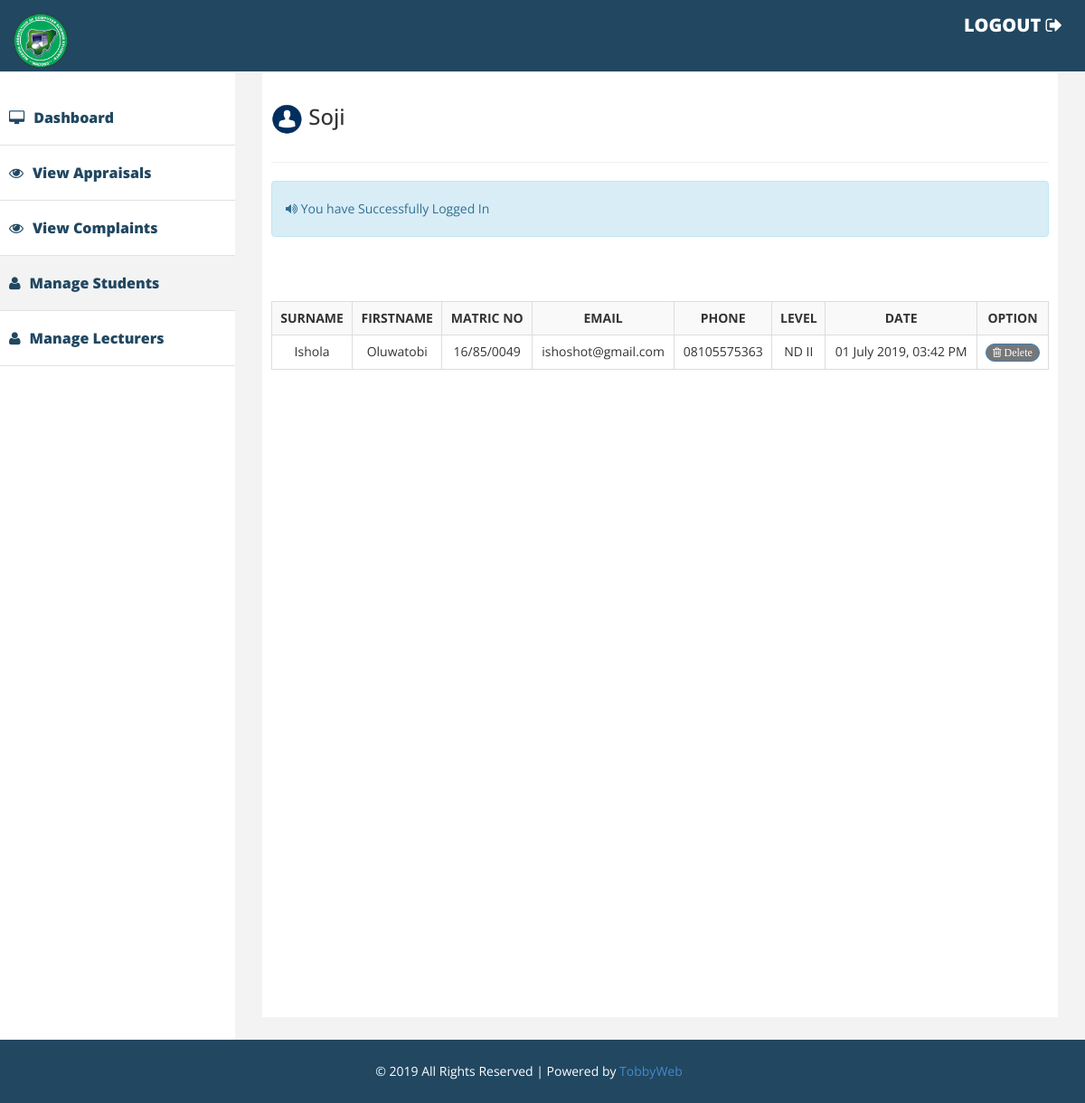
Screenshot of /mgstudents.php (signed in) with the database file from the repository.
### tables this page shows
CREATE TABLE `users` (
  `users_id` int(11) NOT NULL,
  `title` varchar(10) DEFAULT NULL,
  `username` varchar(35) NOT NULL,
  `password` varchar(64) NOT NULL,
  `surname` varchar(20) DEFAULT NULL,
  `firstname` varchar(20) DEFAULT NULL,
  `matric` varchar(35) DEFAULT NULL,
  `email` varchar(35) DEFAULT NULL,
  `phone` varchar(20) DEFAULT NULL,
  `department` varchar(40) DEFAULT NULL,
  `level` varchar(30) DEFAULT NULL,
  `photo` text,
  `salt` varchar(32) NOT NULL,
  `joined` varchar(25) NOT NULL,
  `group` int(11) NOT NULL,
  `opt` varchar(10) DEFAULT NULL
);

### classes/Config.php (called while the page is built)
<?php
class Config{
	public static function get($path=  null){
		if ($path){
			$config = $GLOBALS['config'];
			$path = explode('/', $path);
			foreach ($path as $bit){
				if (isset($config[$bit])) {
					$config=$config[$bit];
				}
			}
			return $config;
			}
			return false;
		}
	}
?>

### classes/DB.php (called while the page is built, shortened)
<?php
class DB {
	private static $_instance = null;
	private $_pdo,
	$_query,
	$_error = false,
	$_results,
	$_count = 0;
	private function __construct() {
		try{
			$this->_pdo = new PDO('mysql:host='. Config::get('mysql/host'). ';dbname=' .Config::get('mysql/db'), Config::get('mysql/username'), Config::get('mysql/password'));
		}catch(PDOException $e){
			die($e->getMessage());
		}
	}
	 public static function getInstance() {
	 	if(!isset(self::$_instance)) {
	 		self::$_instance=new DB();
	 	}
	 	return self::$_instance;
	 }
	 public function query($sql, $params = array()){
	 	$this->_error=false;
	 	if($this->_query = $this->_pdo->prepare($sql)){
	 			$x = 1;
	 			if(count($params)) {
	 				foreach($params  as $param) {
	 					$this->_query->bindValue($x, $param);
	 					$x++;
	 				}
	 			}
	 	if($this->_query->execute()){
	 	$this->_results = $this->_query->fetchAll(PDO::FETCH_OBJ);
	 	$this->_count=$this->_query->rowCount();
	 	}else{
	 		$this->_error = true;
	 	}
	  }
	  return $this;
	}
	public function action($action,$table,$where =array()){
			if (count($where) === 3) {
				$operators =array('=', '>', '<', '>=', '<=');
				 $field      = $where[0];
				 $operator   = $where[1];
				 $value      = $where[2];
				 if (in_array($operator, $operators)){
				 	$sql = "{$action}  FROM {$table} WHERE {$field} {$operator} ?";
				 		if (!$this->query($sql, array($value))->error()) {
				 				return $this;
				 		}
				 }
			}
			return false;
	}
	public function get($table,$where){
		return $this->action('SELECT *', $table, $where);
	}
	public function results(){
		return $this->_results;
	}
	public function first(){
		return $this->results()[0];
	}
	public function error(){
		return $this->_error;
	}
	public function count(){
	return $this->_count;
	}
}
?>

### classes/User.php (called while the page is built, shortened)
<?php
	class User{
		private $_db,
				$_data,
				$_sessionName,
				$_cookieName,
				$_isLoggedIn;
		public function __construct($user = null){
			$this->_db = DB::getInstance();
			$this->_sessionName = Config::get('session/session_name');
				if(!$user){
					if (Session::exists($this->_sessionName)) {
						$user = Session::get($this->_sessionName);
							if($this->find($user)){
								$this->_isLoggedIn = true;
							}else{
							}
					}
				}else{
					$this->find($user);
				}
		}
			public function find( $user = null){
				if($user){
					$field = (is_numeric($user)) ? 'users_id' : 'username';
					$data = $this->_db->get('users', array($field, '=', $user));
					if ($data->count()) {
						$this->_data = $data->first();
						return true;
					}
				}
				return false;
			}
		public function data(){
			return $this->_data;
		}
		public function isLoggedIn(){
			return $this->_isLoggedIn;
		}
	}
?>

### classes/Session.php (called while the page is built, shortened)
<?php
class Session{
	public static function exists($name){
		return (isset($_SESSION[$name])) ? true : false;
	}
	public static function get($name){
		return $_SESSION[$name];
	}
	public static function flash($name, $string = ''){
		if (self::exists($name)) {
			$session = self::get($name);
			return $session;
		}else{
			self::put($name, $string);
		}
	}
}
?>

### functions/sanitize.php (called while the page is built)
<?php
function escape($string){
	return htmlentities($string, ENT_QUOTES, 'UTF-8');
}
?>

### mgstudents.php (the view, shortened to what this page needs)
<!DOCTYPE html>
<html>
<head>
    <link href="assets/css/bootstrap.css" rel="stylesheet" />
    <link href="assets/css/font-awesome.css" rel="stylesheet" />
    <link href="assets/css/custom.css" rel="stylesheet" />
</head>
<body>
<?php
  $user = new User();
  $firstname = escape($user->data()->firstname);
  $photo = escape($user->data()->photo);
  $users_id = escape($user->data()->users_id);
  if ($user->isLoggedIn()) {
?>
<div id="wrapper">
  <div class="navbar navbar-inverse navbar-fixed-top">
    <div class="adjust-nav">
      <div class="navbar-header">
          <a class="navbar-brand" href="#">
              <img src="assets/img/nacoss.png" style="width:60px; height:60px;" />
          </a>
      </div>
        <span class="logout-spn">
          <a href="logout.php" style="color:#fff; font-size:20px;">LOGOUT <i class="fa fa-sign-out"></i></a>
        </span>
    </div>
  </div>
      <nav class="navbar-default navbar-side" role="navigation">
      <div class="sidebar-collapse">
      <ul class="nav" id="main-menu">
          <li>
            <a href="admin.php?user=<?php echo $users_id; ?>" ><i class="fa fa-desktop"></i>Dashboard</a>
          </li>
          <li>
            <a href="praises.php?user=<?php echo $users_id; ?>" ><i class="fa fa-eye"></i>View Appraisals</a>
          </li>
          <li>
            <a href="admcomplaints.php?user=<?php echo $users_id; ?>" ><i class="fa fa-eye"></i>View Complaints</a>
          </li>
          <li class="active-link">
            <a href="mgstudents.php?user=<?php echo $users_id; ?>" ><i class="fa fa-user"></i>Manage Students</a>
          </li>
          <li>
            <a href="mglecturers.php?user=<?php echo $users_id; ?>" ><i class="fa fa-user"></i>Manage Lecturers</a>
          </li>
      </ul>
      </div>
      </nav>
<div id="page-wrapper" >
  <div id="page-inner">
        <div class="row" style="margin-top:1%;">
          <div class="col-md-12">
            <?php $Rphoto = "<img src='profile/".$photo."' style='width:35px; height:35px;border-radius:50%;'>"; ?>
            <h3 style=""><?php echo $Rphoto." ". $firstname; ?></h3>
          </div>
        </div>
      <hr/>
      <?php if (Session::exists('home')) { ?>
      <div class="row">
        <div class="col-lg-12 ">
          <div class="alert alert-info">
            <i class="fa fa-volume-up"></i>
               <?php echo Session::flash('home'); ?>
          </div>
        </div>
      </div>
      <?php
        }
      ?>
<div class="row" style="margin-top:6%;">
      <div class="col-md-12 text-center">
      <?php
      $sql = DB::getInstance()->query("SELECT * FROM users WHERE opt = 'student' ORDER BY users_id desc");
      if ($sql->count($sql))
      { ?>
        <table class="table table-striped table-bordered text-center">
          <tr>
            <th style="text-align:center;">SURNAME</th>
            <th style="text-align:center;">FIRSTNAME</th>
            <th style="text-align:center;">MATRIC NO</th>
            <th style="text-align:center;">EMAIL</th>
            <th style="text-align:center;">PHONE</th>
            <th style="text-align:center;">LEVEL</th>
            <th style="text-align:center;">DATE</th>
            <th style="text-align:center;">OPTION</th>
          </tr>
        <?php
        foreach ($sql->results() as $sql) {?>
         <tr>
            <td>
            <?php echo $sql->surname;?>
            </td>
            <td>
            <?php echo $sql->firstname;?>
            </td>
            <td>
            <?php echo $sql->matric;?>
            </td>
             <td>
            <?php echo $sql->email;?>
            </td>
             <td>
            <?php echo $sql->phone;?>
            </td>
             <td>
            <?php echo $sql->level;?>
            </td>
            <td>
            <?php echo $sql->joined;?>
            </td>
            <td>
            <a href="trash.php?id=<?php echo $sql->users_id; ?>">
              <span class="badge btn btn-primary">
                <i class="fa fa-trash-o"> Delete</i>
              </span>
            </a>
            </td>
          </tr>
        <?php
        }
        }
        else {
          ?>
              <div class="alert alert-danger">
                  <p>Dear <b><?php echo $firstname; ?></b>, NO REGISTERED USER YET !!!<br/> <b>Only Successfully Registered Students will Appear here</b></p>
              </div>
        <?php
        }
        ?>
      </table>
        </div>
      </div>
  </div>
</div>
</div>
<div class="footer">
    <div class="row">
        <div class="col-lg-12 text-center">
            &copy; 2019 All Rights Reserved | Powered by <a href="#">TobbyWeb</a>
        </div>
    </div>
</div>
<?php
}
else
{
  redirect::to('login.php');
}
?>
</body>
</html>

### assets/css/custom.css (style rules this page uses)
body { font-family: 'Open Sans', sans-serif; line-height:30px; }
#wrapper { width: 100%; margin-top:50px; }
#page-wrapper { padding: 15px 15px; min-height: 600px; background:#F3F3F3; }
#page-inner { width:100%; margin:10px 20px 10px 0px; background-color:#fff!important; padding:10px; min-height:1050px; }
.sidebar-collapse .nav { padding:0; padding-top:50px; }
.sidebar-collapse > .nav > li > a { padding:15px 10px; color: #214761; font-weight: 900; font-size: 16px; }
.sidebar-collapse > .nav > li { border-bottom:1px solid #e1e1e1; }
.navbar-side { border:none; background-color: #fff; }
.navbar-inverse { background-color: #214761; border-color: #F0F0F0; min-height: 80px; }
.nav > li > a > i { margin-right:10px; }
.logout-spn { float:right; color:#fff; font-size:25px; font-weight:800; margin:20px; margin: 10px 25px 10px 50px; }
.logout-spn a { text-decoration:none; }
.active-link { background-color:#f3f3f3; }
.footer { background-color:#214761; width:100%; color:#fff; padding:20px 50px 20px 50px; padding-left:20px; }
@media (min-width:768px) { #page-wrapper { margin: 0 0 0 260px; padding: 15px 30px; min-height: 1050px; } }
@media (min-width:768px) { .navbar-side { z-index: 1; position: absolute; width: 260px; } }

### rows the page displays
users: photo (placeholder picture), firstname "Soji"
users: surname "Ishola", firstname "Oluwatobi", matric "16/85/0049", email "ishoshot@gmail.com", phone "08105575363", level "ND II", joined "01 July 2019, 03:42 PM"

### other values shown
Session::flash('home') "You have Successfully Logged In"
